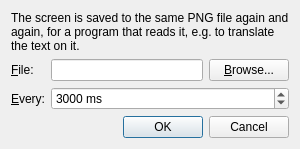
<?xml version="1.0" encoding="UTF-8"?>
<ui version="4.0">
 <class>CycleShotDialog</class>
 <widget class="QDialog" name="CycleShotDialog">
  <property name="windowTitle">
   <string>Periodic Screenshot</string>
  </property>
  <layout class="QVBoxLayout" name="mainLayout">
   <item>
    <widget class="QLabel" name="intro">
     <property name="text">
      <string>The screen is saved to the same PNG file again and again, for a program that reads it, e.g. to translate the text on it.</string>
     </property>
     <property name="wordWrap">
      <bool>true</bool>
     </property>
    </widget>
   </item>
   <item>
    <layout class="QFormLayout" name="formLayout">
     <item row="0" column="0">
      <widget class="QLabel" name="pathLabel">
       <property name="text">
        <string>&amp;File:</string>
       </property>
       <property name="buddy">
        <cstring>CyclePath</cstring>
       </property>
      </widget>
     </item>
     <item row="0" column="1">
      <layout class="QHBoxLayout" name="pathLayout">
       <item>
        <widget class="QLineEdit" name="CyclePath">
         <property name="minimumWidth">
          <number>280</number>
         </property>
        </widget>
       </item>
       <item>
        <widget class="QPushButton" name="pathBrowse">
         <property name="text">
          <string>&amp;Browse...</string>
         </property>
        </widget>
       </item>
      </layout>
     </item>
     <item row="1" column="0">
      <widget class="QLabel" name="intervalLabel">
       <property name="text">
        <string>&amp;Every:</string>
       </property>
       <property name="buddy">
        <cstring>CycleInt</cstring>
       </property>
      </widget>
     </item>
     <item row="1" column="1">
      <widget class="QSpinBox" name="CycleInt">
       <property name="suffix">
        <string> ms</string>
       </property>
       <property name="minimum">
        <number>1000</number>
       </property>
       <property name="maximum">
        <number>3600000</number>
       </property>
       <property name="singleStep">
        <number>500</number>
       </property>
       <property name="value">
        <number>3000</number>
       </property>
      </widget>
     </item>
    </layout>
   </item>
   <item>
    <widget class="QDialogButtonBox" name="buttons">
     <property name="standardButtons">
      <set>QDialogButtonBox::Cancel|QDialogButtonBox::Ok</set>
     </property>
    </widget>
   </item>
  </layout>
 </widget>
 <resources/>
 <connections>
  <connection>
   <sender>buttons</sender>
   <signal>accepted()</signal>
   <receiver>CycleShotDialog</receiver>
   <slot>accept()</slot>
  </connection>
  <connection>
   <sender>buttons</sender>
   <signal>rejected()</signal>
   <receiver>CycleShotDialog</receiver>
   <slot>reject()</slot>
  </connection>
 </connections>
</ui>
